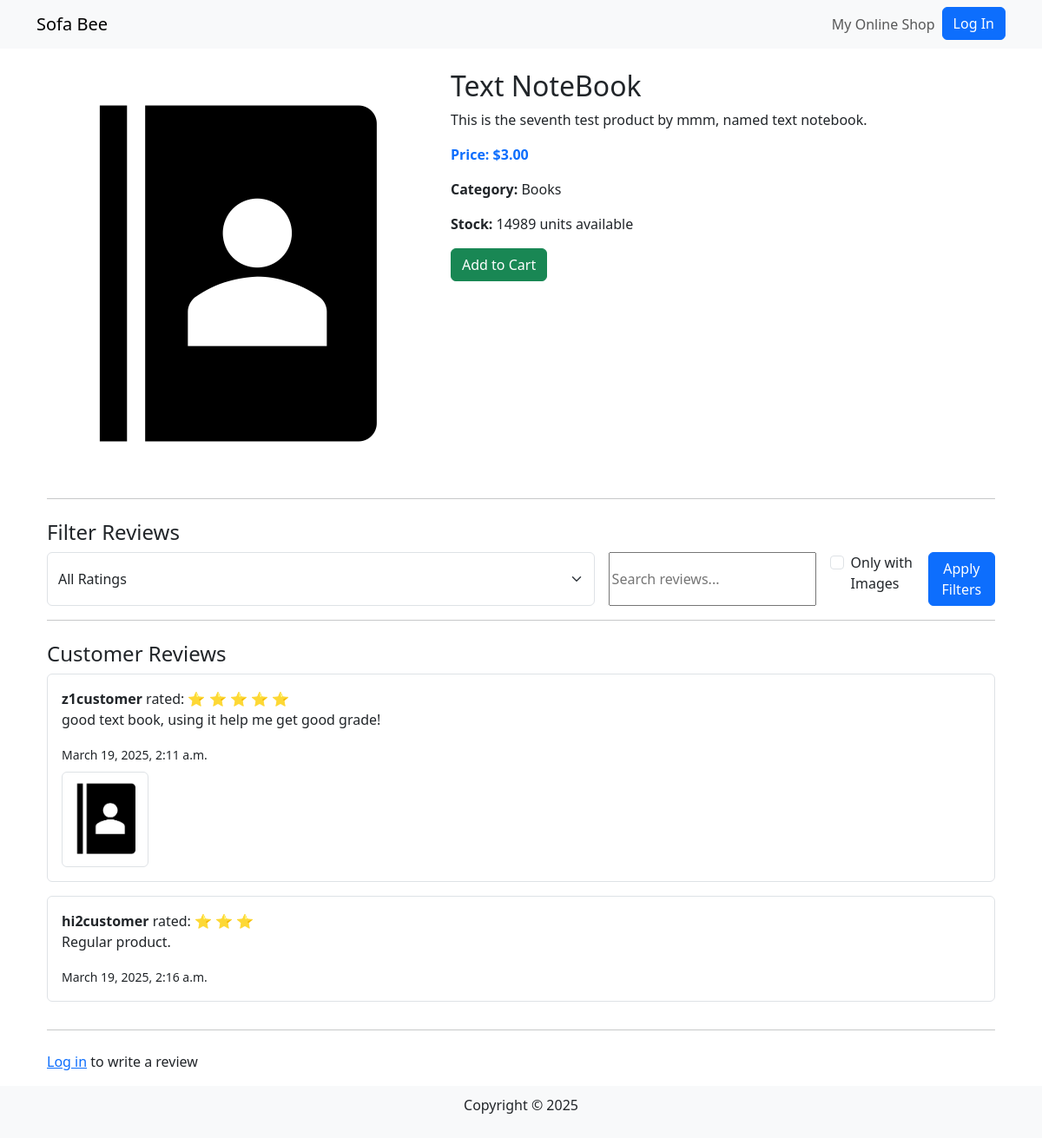
Page /products/7/ on the committed database.
### products/models.py (models this page shows, shortened)
class Product(models.Model):
    name = models.CharField(max_length=255)
    description = models.TextField()
    price = models.DecimalField(max_digits=10, decimal_places=2)
    category = models.ForeignKey(Category, on_delete=models.SET_NULL, null=True, blank=True)
    image = models.ImageField(upload_to='products/', blank=True, null=True)
    seller = models.ForeignKey(User, on_delete=models.CASCADE, null=True, blank=True)
    stock = models.PositiveIntegerField(default=0)
    created_at = models.DateTimeField(auto_now_add=True)

class Category(models.Model):
    name = models.CharField(max_length=255, unique=True)
    description = models.TextField(blank=True)

### reviews/models.py (models this page shows, shortened)
class Review(models.Model):
    product = models.ForeignKey(Product, on_delete=models.CASCADE, related_name="reviews")  # related to the products
    user = models.ForeignKey(User, on_delete=models.CASCADE)  # related user
    rating = models.IntegerField(choices=[(i, i) for i in range(1, 6)])  # rate (1-5)
    comment = models.TextField()  # comment
    created_at = models.DateTimeField(auto_now_add=True)  # time
    image = models.ImageField(upload_to='reviews/', blank=True, null=True)  # review by image
    def get_stars(self):
        return range(self.rating)

### products/views.py (the view)
# urls.py: path('<int:product_id>/', product_detail, name='product_detail'),
def product_detail(request, product_id):
    product = get_object_or_404(Product, id=product_id)
    if product is None:
        return render(request, "404.html", {"message": "No Product matches the given query."}, status=404)
    reviews = product.reviews.all()
    """
    # handle review filter
    for review in reviews:
        review["rating"] = int(review["rating"])
        review["stars"] = range(review["rating"])
    """
    if request.method == 'POST':
        form = ReviewForm(request.POST, request.FILES)
        if form.is_valid():
            review = form.save(commit=False)
            review.product = product
            review.user = request.user
            review.save()
            messages.success(request, "Your review has been submitted!")
            return redirect('products:product_detail', product_id=product.id)
    else:
        form = ReviewForm()
    return render(request, "products/product_detail.html", {"product": product, "reviews": reviews, "form": form})

### reviews/forms.py
class ReviewForm(forms.ModelForm):
    class Meta:
        model = Review
        fields = ['rating', 'comment', 'image']
        widgets = {
            'rating': forms.Select(attrs={'class': 'form-select'}),
            'comment': forms.Textarea(attrs={'class': 'form-control'}),
            'image': forms.FileInput(attrs={'class': 'form-control'}),
        }

### cart/context_processors.py (called while the page is built)
def cart_processor(request):
    cart = None
    cart_total_items = 0
    if request.user.is_authenticated:
        try:
            cart = Cart.objects.get(user=request.user)
            cart_total_items = cart.items.count()
        except Cart.DoesNotExist:
            pass
    return {
        'cart': cart,
        'cart_total_items': cart_total_items
    }

### products/templates/products/product_detail.html (shortened to what this page needs)
{% extends "base.html" %}
{% block content %}
<div class="container mt-4">
    <div class="row">
        <div class="col-md-5">
            {% if product.image %}
            <img src="{{ product.image.url }}" alt="{{ product.name }}" class="img-fluid">
            {% else %}
            <div class="text-center py-5 bg-light">No Image Available</div>
            {% endif %}
        </div>
        <div class="col-md-7">
            <h2>{{ product.name }}</h2>
            <p>{{ product.description }}</p>
            <p class="text-primary"><strong>Price: ${{ product.price }}</strong></p>
            <p><strong>Category:</strong> {{ product.category.name }}</p>
            <p><strong>Stock:</strong> {{ product.stock }} units available</p>
            <button class="btn btn-success" onclick="addToCart({{ product.id }})">Add to Cart</button>
        </div>
    </div>
    <hr>
    <div class="row mt-4">
        <div class="col-md-12">
            <h4>Filter Reviews</h4>
            <div class="d-flex gap-3">
                <select id="filter-rating" class="form-select">
                    <option value="">All Ratings</option>
                </select>
                <input type="text" id="filter-keyword" placeholder="Search reviews...">
                <div class="form-check">
                    <input type="checkbox" class="form-check-input" id="filter-images">
                    <label for="filter-images" class="form-check-label">Only with Images</label>
                </div>
                <button class="btn btn-primary" onclick="filterReviews()">Apply Filters</button>
            </div>
        </div>
    </div>
    <hr>
    <div class="row mt-4">
        <div class="col-md-12">
            <h4>Customer Reviews</h4>
            <div id="reviews-list">
                {% for review in reviews %}
                    <div class="review-card p-3 border rounded mb-3">
                        <strong>{{ review.user.username }}</strong> rated:
                        <span class="rating-stars">
                            {% for _ in review.get_stars %}
                                ⭐
                            {% endfor %}
                        </span>
                        <p>{{ review.comment }}</p>
                        <small>{{ review.created_at }}</small>
                        {% if review.image %}
                            <div class="mt-2">
                                <img src="{{ review.image.url }}" class="img-thumbnail" width="100">
                            </div>
                        {% endif %}
                    </div>
                {% empty %}
                    <p>No reviews available.</p>
                {% endfor %}
            </div>
        </div>
    </div>
    <hr>
    <div class="row mt-4">
        <div class="col-md-12">
            {% if user.is_authenticated %}
                {% if user.userprofile.user_type == 'regular' %}
                    <h4>Write a Review</h4>
                    <form id="review-form" method="POST" action="/products/reviews/add/{{ product.id }}/" enctype="multipart/form-data">
                        {% csrf_token %}
                        <div class="mb-3">
                            <label for="rating" class="form-label">Rating:</label>
                            <select id="rating" class="form-select" name="rating" required>
                                <option value="5">⭐⭐⭐⭐⭐</option>
                                <option value="4">⭐⭐⭐⭐</option>
                                <option value="3">⭐⭐⭐</option>
                                <option value="2">⭐⭐</option>
                                <option value="1">⭐</option>
                            </select>
                        </div>
                        <div class="mb-3">
                            <label for="comment" class="form-label">Comment:</label>
                            <textarea id="comment" class="form-control" name="comment" required></textarea>
                        </div>
                        <div class="mb-3">
                            <label for="image" class="form-label">Image (optional):</label>
                            <input type="file" id="image" class="form-control" name="image">
                        </div>
                        <button type="submit" class="btn btn-success">Submit Review</button>
                    </form>
                {% elif user.userprofile.user_type == 'merchant' %}
                    <div class="alert alert-info">
                        <p>As a merchant, you cannot submit reviews. This feature is only available to regular users.</p>
                    </div>
                {% endif %}
            {% else %}
                <p><a href="{% url 'users:login' %}">Log in</a> to write a review</p>
            {% endif %}
        </div>
    </div>
</div>
{% endblock %}

### products/templates/base.html (style rules this page uses)
body { display: flex; flex-direction: column; min-height: 100vh; }

### rows in the picture
Product: image (picture), name "Text NoteBook", description "This is the seventh test product by mmm, named text notebook.", price "3.00", category.name "Books", stock "14989"
Review: user.username "z1customer", rating 5 (drawn), comment "good text book, using it help me get good grade!", created_at "March 19, 2025, 2:11 a.m.", image (picture)
Review: user.username "hi2customer", rating 3 (drawn), comment "Regular product.", created_at "March 19, 2025, 2:16 a.m."
